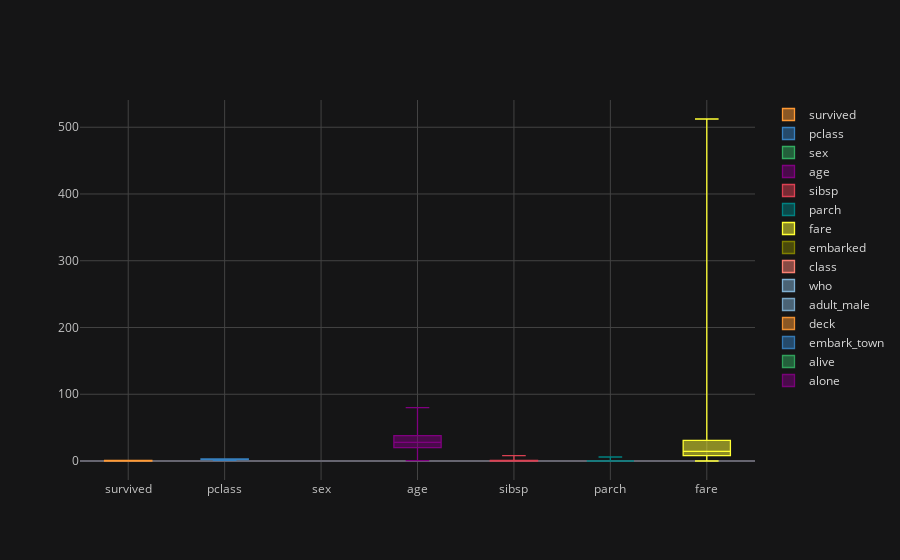

Source (notebook cell):
### Markdown cell above
**Plotly using iplot ()**

### Code cell
titanic.iplot(kind= 'box')

### Figure 1 — Plotly figure (JSON) as saved in the notebook; plotly's stock layout.template omitted (floating-point values rounded to 4 significant figures; data arrays with more than 128 entries replaced by an {"elided": "..."} marker saying what was removed)
{"data": [{"boxpoints": false, "line": {"width": 1.3}, "marker": {"color": "rgba(255, 153, 51, 1.0)"}, "name": "survived", "orientation": "v", "type": "box", "y": {"elided": "891 int values"}}, {"boxpoints": false, "line": {"width": 1.3}, "marker": {"color": "rgba(55, 128, 191, 1.0)"}, "name": "pclass", "orientation": "v", "type": "box", "y": {"elided": "891 int values"}}, {"boxpoints": false, "line": {"width": 1.3}, "marker": {"color": "rgba(50, 171, 96, 1.0)"}, "name": "sex", "orientation": "v", "type": "box", "y": {"elided": "891 str values"}}, {"boxpoints": false, "line": {"width": 1.3}, "marker": {"color": "rgba(128, 0, 128, 1.0)"}, "name": "age", "orientation": "v", "type": "box", "y": {"elided": "891 float values"}}, {"boxpoints": false, "line": {"width": 1.3}, "marker": {"color": "rgba(219, 64, 82, 1.0)"}, "name": "sibsp", "orientation": "v", "type": "box", "y": {"elided": "891 int values"}}, {"boxpoints": false, "line": {"width": 1.3}, "marker": {"color": "rgba(0, 128, 128, 1.0)"}, "name": "parch", "orientation": "v", "type": "box", "y": {"elided": "891 int values"}}, {"boxpoints": false, "line": {"width": 1.3}, "marker": {"color": "rgba(255, 255, 51, 1.0)"}, "name": "fare", "orientation": "v", "type": "box", "y": {"elided": "891 float values"}}, {"boxpoints": false, "line": {"width": 1.3}, "marker": {"color": "rgba(128, 128, 0, 1.0)"}, "name": "embarked", "orientation": "v", "type": "box", "y": {"elided": "891 str values"}}, {"boxpoints": false, "line": {"width": 1.3}, "marker": {"color": "rgba(251, 128, 114, 1.0)"}, "name": "class", "orientation": "v", "type": "box", "y": {"elided": "891 str values"}}, {"boxpoints": false, "line": {"width": 1.3}, "marker": {"color": "rgba(128, 177, 211, 1.0)"}, "name": "who", "orientation": "v", "type": "box", "y": {"elided": "891 str values"}}, {"boxpoints": false, "line": {"width": 1.3}, "marker": {"color": "rgba(128, 177, 211, 0.8999999999999999)"}, "name": "adult_male", "orientation": "v", "type": "box", "y": {"elided": "891 bool values"}}, {"boxpoints": false, "line": {"width": 1.3}, "marker": {"color": "rgba(255, 153, 51, 0.8999999999999999)"}, "name": "deck", "orientation": "v", "type": "box", "y": {"elided": "891 str values"}}, {"boxpoints": false, "line": {"width": 1.3}, "marker": {"color": "rgba(55, 128, 191, 0.8999999999999999)"}, "name": "embark_town", "orientation": "v", "type": "box", "y": {"elided": "891 str values"}}, {"boxpoints": false, "line": {"width": 1.3}, "marker": {"color": "rgba(50, 171, 96, 0.8999999999999999)"}, "name": "alive", "orientation": "v", "type": "box", "y": {"elided": "891 str values"}}, {"boxpoints": false, "line": {"width": 1.3}, "marker": {"color": "rgba(128, 0, 128, 0.8999999999999999)"}, "name": "alone", "orientation": "v", "type": "box", "y": {"elided": "891 bool values"}}], "layout": {"legend": {"bgcolor": "#151516", "font": {"color": "#D9D9D9"}}, "paper_bgcolor": "#151516", "plot_bgcolor": "#151516", "title": {"font": {"color": "#D9D9D9"}}, "xaxis": {"gridcolor": "#434343", "showgrid": true, "tickfont": {"color": "#C2C2C2"}, "title": {"font": {"color": "#D9D9D9"}, "text": ""}, "zerolinecolor": "#666570"}, "yaxis": {"gridcolor": "#434343", "showgrid": true, "tickfont": {"color": "#C2C2C2"}, "title": {"font": {"color": "#D9D9D9"}, "text": ""}, "zerolinecolor": "#666570"}}}
